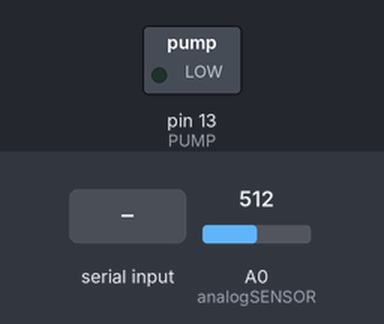
Simulated run of this sketch. Board: Arduino Uno, built with avr-gcc and run on an emulated ATmega328P. Parts: switched loads named in the sketch (green lamp = pin HIGH). The test bench sets the inputs (shaded band); at power-on: A0 (analogSENSOR) = 512. What the sketch prints to the serial monitor is not drawn.

Above: at 1.2 s.
1.3 s: "a" received over Serial
Timing chart, 0 to 4.3 s (numbered marks = the images above; inputs shaded):
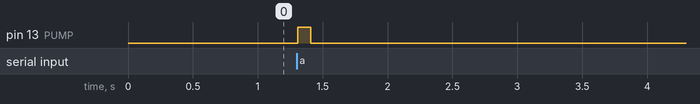

Measured:
- after the input at 1.3 s, pin 13 (PUMP): LOW → HIGH at once, → LOW 0.10 s later

The sketch:

arduino_mid.ino
```cpp
int analogSENSOR = A0;
int PUMP= 13;

int sensorValue = 0;
float outputValue = 0;

void setup()
{
  // initialize the LED pin as an output:
  pinMode(PUMP, OUTPUT); //use 13 as output
  Serial.begin(9600);  //will open port 9600
}

void loop()
{
  sensorValue = analogRead(analogSENSOR);

  outputValue = map(sensorValue, 0, 600, 0, 255);
  //through serial monitor, you should find the sensitive min and max value
  //and chang 900, 1024 which is min and max

  //Serial.print("SENSOR VALUE: ");
  Serial.println(outputValue);

  if(Serial.available() == 0){
    digitalWrite(PUMP, LOW);
  } else {
    char inByte = Serial.read();
    if(inByte == 'a')
    {
      digitalWrite(PUMP, HIGH);
      delay(100);
      digitalWrite(PUMP, LOW);
    }
  }
  delay(10);
}
```
